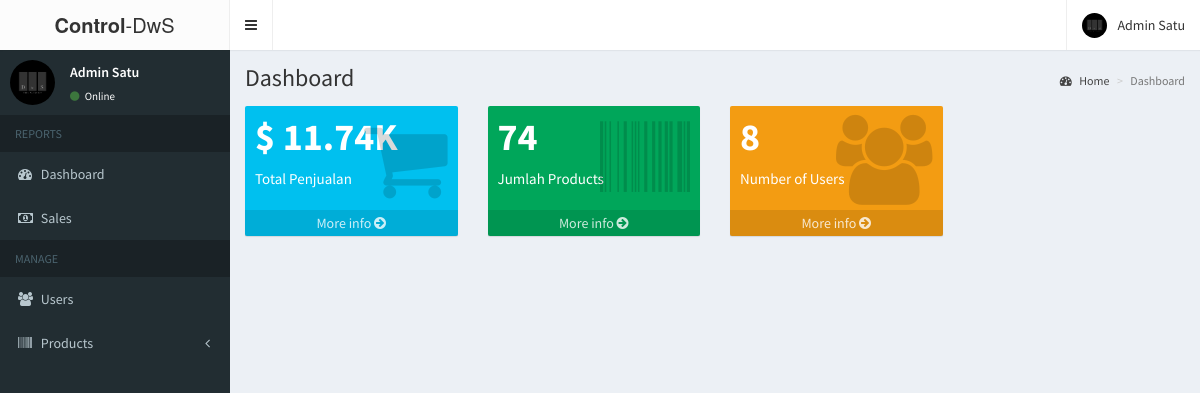
/admin/home1.php (signed in), run on the app's committed database.
### tables this page shows
CREATE TABLE `users` (
  `id` int(11) NOT NULL,
  `email` varchar(200) NOT NULL,
  `password` varchar(60) NOT NULL,
  `type` int(1) NOT NULL,
  `firstname` varchar(50) NOT NULL,
  `lastname` varchar(50) NOT NULL,
  `address` text NOT NULL,
  `contact_info` varchar(100) NOT NULL,
  `photo` varchar(200) NOT NULL,
  `status` int(1) NOT NULL,
  `activate_code` varchar(15) NOT NULL,
  `reset_code` varchar(15) NOT NULL,
  `created_on` date NOT NULL
);

### admin/includes/session.php (called while the page is built, shortened)
<?php
	include '../includes/conn.php';
	$conn = $pdo->open();
	$stmt = $conn->prepare("SELECT * FROM users WHERE id=:id");
	$stmt->execute(['id'=>$_SESSION['admin']]);
	$admin = $stmt->fetch();
?>

### admin/includes/navbar.php (shortened to what this page needs)
<header class="main-header">
  <a href="home.php" class="logo">
    <span class="logo-lg"><b>Control</b>-DwS</span>
  </a>
  <nav class="navbar navbar-static-top">
    <a href="#" class="sidebar-toggle" data-toggle="push-menu" role="button">
    </a>
    <div class="navbar-custom-menu">
      <ul class="nav navbar-nav">
        <li class="dropdown user user-menu">
          <a href="#" class="dropdown-toggle" data-toggle="dropdown">
            <img src="<?php echo (!empty($admin['photo'])) ? '../images/'.$admin['photo'] : '../images/profile.jpg'; ?>" class="user-image" alt="User Image">
            <span class="hidden-xs"><?php echo $admin['firstname'].' '.$admin['lastname']; ?></span>
          </a>
        </li>
      </ul>
    </div>
  </nav>
</header>

### admin/includes/menubar.php (shortened to what this page needs)
<aside class="main-sidebar">
  <section class="sidebar">
    <div class="user-panel">
      <div class="pull-left image">
        <img src="<?php echo (!empty($admin['photo'])) ? '../images/'.$admin['photo'] : '../images/profile.jpg'; ?>" class="img-circle" alt="User Image">
      </div>
      <div class="pull-left info">
        <p><?php echo $admin['firstname'].' '.$admin['lastname']; ?></p>
        <a><i class="fa fa-circle text-success"></i> Online</a>
      </div>
    </div>
    <ul class="sidebar-menu" data-widget="tree">
      <li class="header">REPORTS</li>
      <li><a href="home.php"><i class="fa fa-dashboard"></i> <span>Dashboard</span></a></li>
      <li><a href="sales.php"><i class="fa fa-money"></i> <span>Sales</span></a></li>
      <li class="header">MANAGE</li>
      <li><a href="users.php"><i class="fa fa-users"></i> <span>Users</span></a></li>
      <li class="treeview">
        <a href="#">
          <i class="fa fa-barcode"></i>
          <span>Products</span>
          <span class="pull-right-container">
            <i class="fa fa-angle-left pull-right"></i>
          </span>
        </a>
      </li>
    </ul>
  </section>
</aside>

### data on the page
users: photo (picture), firstname "Admin", lastname "Satu"

### other printed values
number_format_short($total, 2) "11.74K"
$prow['numrows'] "74"
$urow['numrows'] "8"
